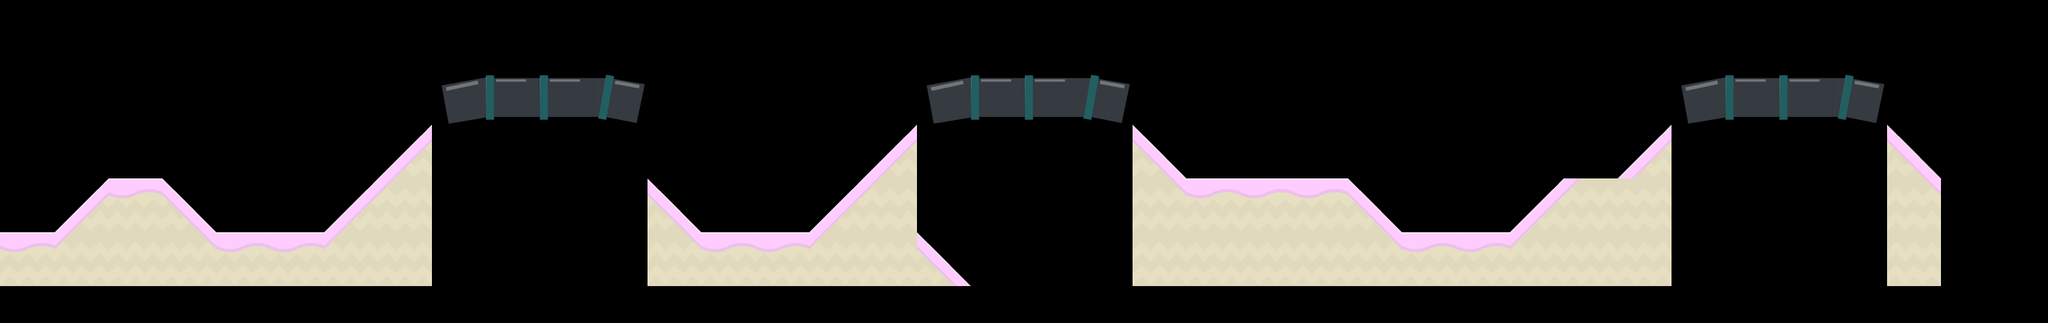

Tiled map render using the project's own tile images. Description and the whole map definition, tile-layer contents included, below:
An orthogonal 38x6 tile map with 70x70 px tiles, 1 tile layer (platform), 2 tilesets and 7 objects.

<map version="2017.05.26" orientation="orthogonal" renderorder="right-down" width="38" height="6" tilewidth="70" tileheight="70" nextobjectid="45">
 <properties>
  <property name="wheelX" type="" value="" />
  <property name="wheelY" value="14" />
  <property name="xList" type="" value="" />
 </properties>
 <tileset firstgid="1" name="platformTiles" tilewidth="70" tileheight="70" tilecount="98" columns="14">
  <image source="../world4/platform.png" width="980" height="490" />
 </tileset>
 <tileset firstgid="99" name="tubeTiles" tilewidth="70" tileheight="70" tilecount="3" columns="3">
  <image source="../world4/tube.png" width="210" height="70" />
 </tileset>
 <layer name="platform" width="38" height="6" offsetx="-139.394" offsety="-48.4848">
  <data encoding="csv">
0,0,0,0,0,0,0,0,0,0,0,0,0,0,0,0,0,0,0,0,0,0,0,0,0,0,0,0,0,0,0,0,0,0,0,0,0,0,
0,0,0,0,0,0,0,0,0,0,0,0,0,0,0,0,0,0,0,0,0,0,0,0,0,0,0,0,0,0,0,0,0,0,0,0,0,0,
0,0,0,0,0,0,0,0,0,0,99,100,100,101,0,0,0,0,0,99,100,100,101,0,0,0,0,0,0,0,0,0,0,99,100,100,101,0,
0,0,0,0,0,0,0,0,0,8,0,0,0,0,0,0,0,0,8,0,0,0,0,7,0,0,0,0,0,0,0,0,8,0,0,0,0,7,
7,0,0,8,4,7,0,0,8,22,0,0,0,0,7,0,0,8,22,0,0,0,0,21,4,4,4,7,0,0,8,22,17,0,0,0,0,21,
21,4,4,22,17,21,4,4,22,17,0,0,0,0,21,4,4,22,17,7,0,0,0,17,17,17,17,21,4,4,22,17,17,0,0,0,0,17
</data>
 </layer>
 <objectgroup name="platformCollide" offsetx="-140" offsety="-48">
  <object id="38" x="-1.36364" y="283.167">
   <polyline points="-1.33333,-6 70,65.5 211.5,65.5 281,-5 349.758,-4.51515 420.167,65.0833 559.813,65.5625 700.417,-74.25 700.394,134.977 980.119,135.358 980.098,-4.012 1051.56,66.0564 1190.71,64.7292 1259.69,-4.02083 1330.59,-74.6042 1330.58,65.6402 1399.92,134.957 1610.53,135.436 1610.58,-74.1581 1680.51,-3.63768 1889.75,-3.75 1960,66.5 2100.25,66.1667 2170.83,-4.25 2240.63,-4.52273 2310.25,-73.5833 2310.49,135.25 2590.17,135.396 2590.66,-74.8333 2660,-4.75 2659.75,135.75 0,136 -4,-12" />
  </object>
  <object id="39" x="1353.81" y="207.243">
   <polyline points="0,0 47.5,-8 193.5,-8 205.5,-8 245,0" />
  </object>
  <object id="40" x="2332.76" y="206.682">
   <polyline points="0,0 47.5,-8 193.5,-8 205.5,-8 245,0" />
  </object>
  <object id="41" x="1345.65" y="158.91">
   <polyline points="0,0 57.3333,-10.3333 126.667,-10 212,-9.66667 224,-8.66667 263.667,-2" />
  </object>
  <object id="42" x="716.522" y="159.228">
   <polyline points="0,0 57.3333,-10.3333 126.667,-10 212,-9.66667 224,-8.66667 263.667,-2" />
  </object>
  <object id="43" x="2324.6" y="158.349">
   <polyline points="0,0 57.3333,-10.3333 126.667,-10 212,-9.66667 224,-8.66667 263.667,-2" />
  </object>
  <object id="44" x="724.682" y="207.561">
   <polyline points="0,0 47.5,-8 193.5,-8 205.5,-8 245,0" />
  </object>
 </objectgroup>
</map>
